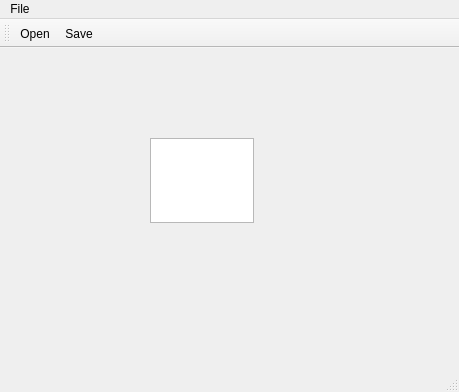
<?xml version="1.0" encoding="UTF-8"?>
<ui version="4.0">
 <class>MainWindow</class>
 <widget class="QMainWindow" name="MainWindow">
  <property name="geometry">
   <rect>
    <x>0</x>
    <y>0</y>
    <width>459</width>
    <height>392</height>
   </rect>
  </property>
  <property name="windowTitle">
   <string>TextEditor</string>
  </property>
  <property name="windowIcon">
   <iconset resource="icons.qrc">
    <normaloff>:/icons/icons/mainIcon.png</normaloff>:/icons/icons/mainIcon.png</iconset>
  </property>
  <widget class="QWidget" name="centralwidget">
   <widget class="QTextEdit" name="textEdit">
    <property name="geometry">
     <rect>
      <x>150</x>
      <y>90</y>
      <width>104</width>
      <height>85</height>
     </rect>
    </property>
   </widget>
  </widget>
  <widget class="QMenuBar" name="menubar">
   <property name="geometry">
    <rect>
     <x>0</x>
     <y>0</y>
     <width>459</width>
     <height>25</height>
    </rect>
   </property>
   <widget class="QMenu" name="menuFile">
    <property name="title">
     <string>File</string>
    </property>
    <addaction name="actionOpen"/>
    <addaction name="actionSave"/>
   </widget>
   <addaction name="menuFile"/>
  </widget>
  <widget class="QStatusBar" name="statusbar"/>
  <widget class="QToolBar" name="toolBar">
   <property name="windowTitle">
    <string>toolBar</string>
   </property>
   <attribute name="toolBarArea">
    <enum>TopToolBarArea</enum>
   </attribute>
   <attribute name="toolBarBreak">
    <bool>false</bool>
   </attribute>
   <addaction name="actionOpen"/>
   <addaction name="actionSave"/>
  </widget>
  <action name="actionOpen">
   <property name="text">
    <string>Open</string>
   </property>
  </action>
  <action name="actionSave">
   <property name="text">
    <string>Save</string>
   </property>
  </action>
 </widget>
 <resources>
  <include location="icons.qrc"/>
 </resources>
 <connections/>
</ui>
